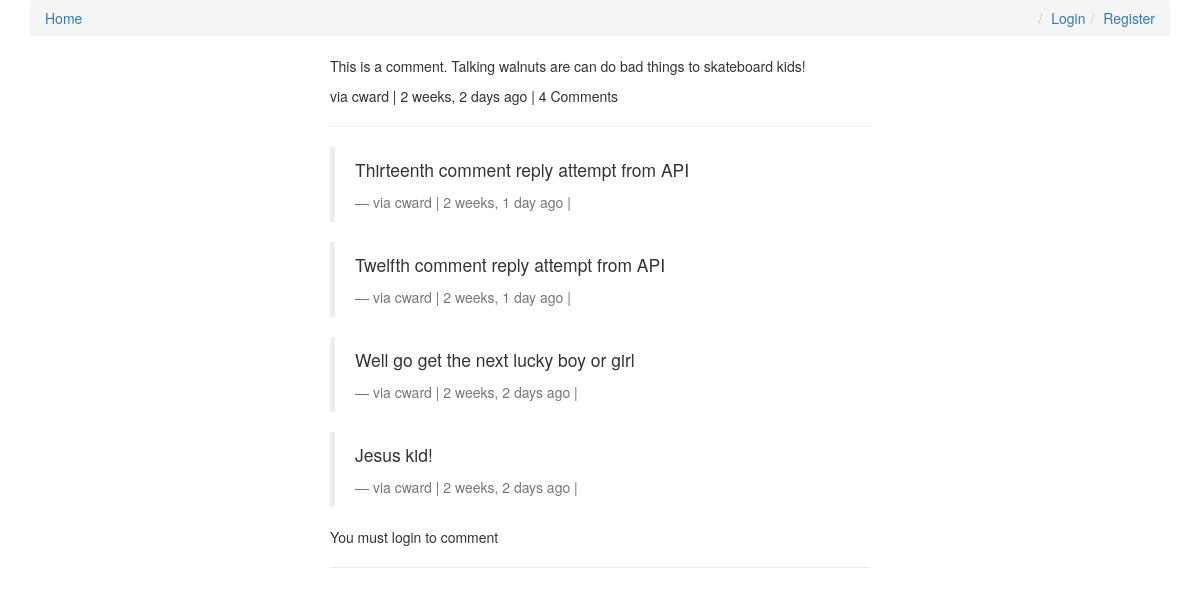
Before: /comments/1/ with the older database file.
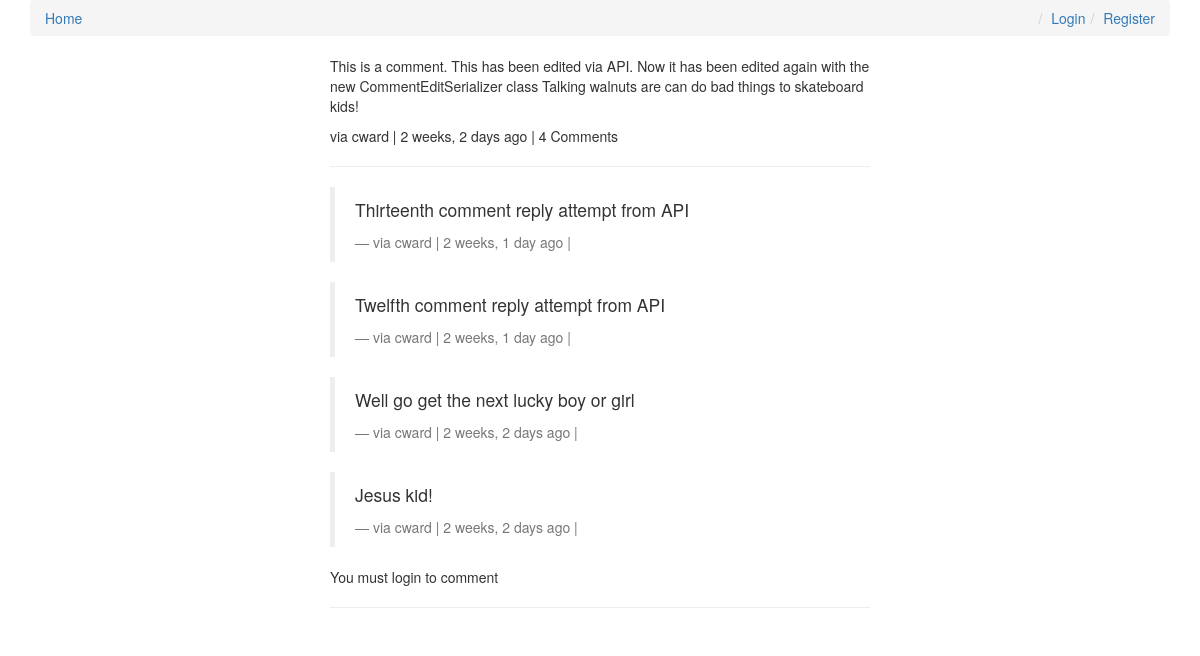
After: the same page with the newer database file.
### comments/models.py (models this page shows, shortened)
class Comment(models.Model):
    user        = models.ForeignKey(settings.AUTH_USER_MODEL, default=1)
    content_type = models.ForeignKey(ContentType, on_delete=models.CASCADE)
    object_id = models.PositiveIntegerField()
    content_object = GenericForeignKey('content_type', 'object_id')
    parent      = models.ForeignKey("self", null=True, blank=True)
    content     = models.TextField()
    timestamp   = models.DateTimeField(auto_now_add=True)
    objects = CommentManager()
    class Meta:
        ordering = ['-timestamp']
    def children(self): #replies
        return Comment.objects.filter(parent=self)
    @property
    def is_parent(self):
        if self.parent is not None:
            return False
        return True

### comments/views.py (the view, shortened to what this page needs)
# urls.py: url(r'^(?P<id>\d+)/$', comment_thread, name='thread'),
def comment_thread(request, id):
    try:
        obj = Comment.objects.get(id=id)
    except:
        raise Http404
    if not obj.is_parent:
        obj = obj.parent
    content_object = obj.content_object # Post that the comment is on
    content_id = obj.content_object.id
    initial_data = {
            "content_type": obj.content_type,
            "object_id": obj.object_id
    }
    form = CommentForm(request.POST or None, initial=initial_data)
    context = {
        "comment": obj,
        "form": form,
    }
    return render(request, "comment_thread.html", context)

### templates/comment_thread.html (shortened to what this page needs)
{% extends "base.html" %}
{% load urlify %}
{% load crispy_forms_tags %}
{% block content %}
<div class='col-sm-6 col-sm-offset-3'>
          <p>{{ comment.content }}</p>
          <footer>via {{ comment.user }} | {{ comment.timestamp|timesince }} ago | {% if comment.children.count > 0 %}{{ comment.children.count }} Comment{% if comment.children.count > 1 %}s{% endif %} {% endif %} </footer>
          <hr/>
          <div>
              {% for child_comment in comment.children %}
                <blockquote>
                <p>{{ child_comment.content }}</p>
                <footer>via {{ child_comment.user }} | {{ child_comment.timestamp|timesince }} ago | {% if request.user == child_comment.user %}<a href='{{ child_comment.get_delete_url }}'>Delete</a>{% endif %}</footer>
                </blockquote>
             {% endfor %}
             {% if request.user.is_authenticated %}
            <form method="POST" action="."> {% csrf_token %}
                {{ form|crispy }}
                <input type='hidden' name='parent_id' value='{{ comment.id }}'>
                <input type='submit' value='Reply' class='btn btn-default'>
            </form>
            {% else %}
            <p>You must login to comment </p>
            {% endif %}
        </div>
        <hr/>
</div>
{% endblock content %}

Changed rows visible on the page:
changed Comment: content "This is a comment. Talking walnuts are can do bad things to skateboard kids!" → "This is a comment. This has been edited via API. Now it has been edited again with the new CommentEditSerializer class Talking walnuts are can…"
